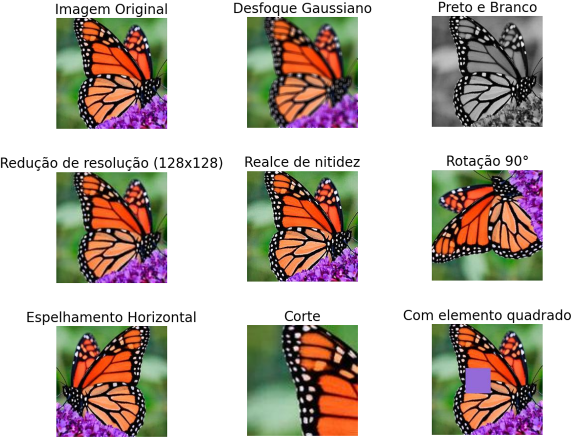
#> input picture borboleta_transformacoes.png, 1147 x 876 px, given as the content of the folder original_images, which was not available (shown at 1/2 size)
$ python variacoes_imagens.py
#> lines starting #> are read from the running program, lines starting #| are printed output that depends on the picture; pictures that were not available may be replaced by others from this repository, and a replacement may not be noted
import os
from PIL import Image, ImageFilter, ImageDraw
from matplotlib import pyplot as plt
import random
def adicionar_elemento_grafico(imagem_teste):

    draw = ImageDraw.Draw(imagem_teste)

    width, height = imagem_teste.size

    square_size = random.randint(10, 50)

    top_left_x = random.randint(0, width - square_size)
    top_left_y = random.randint(0, height - square_size)

    bottom_right_x = top_left_x + square_size
    bottom_right_y = top_left_y + square_size

    random_color = (random.randint(0, 255), random.randint(0, 255), random.randint(0, 255))

    draw.rectangle([top_left_x, top_left_y, bottom_right_x, bottom_right_y], fill=random_color)

    return imagem_teste

def gera_imagens_similares_experimento(image_folder_imagens_originais, image_folder_perceptual):

    # imagens para testar perceptual hashing de imagens com diferentes operações
#> called with image_folder_imagens_originais = 'original_images', image_folder_perceptual = 'images'
    lista_imagens = os.listdir(image_folder_imagens_originais)

    for imagem in lista_imagens:

        imagem_selecionada = imagem

        nome_img = imagem_selecionada.split(".")[0]
        extensao = imagem_selecionada.split(".")[1]

        imagem_teste = Image.open(os.path.join(image_folder_imagens_originais, imagem_selecionada))
#> imagem_teste is the input picture: PIL image 1147x876 RGB; mean R, G, B 192, 182, 173.9

        imagem_teste.save(os.path.join(image_folder_perceptual, nome_img + "_original." + extensao))

        # operacao blur

        imagem_blur = imagem_teste.filter(ImageFilter.GaussianBlur(radius=2))
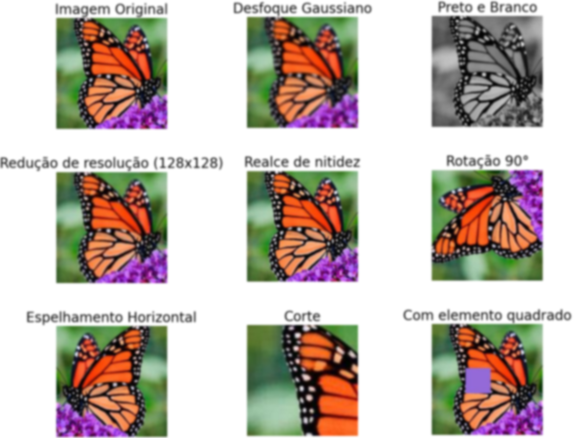
#> imagem_blur: PIL image 1147x876 RGB (shown at 1/2 size); mean R, G, B 192, 182, 173.9

        imagem_blur.save(os.path.join(image_folder_perceptual, nome_img + "_blur." + extensao))

        # operacao preto_branco

        imagem_preto_branco = imagem_teste.convert('L')
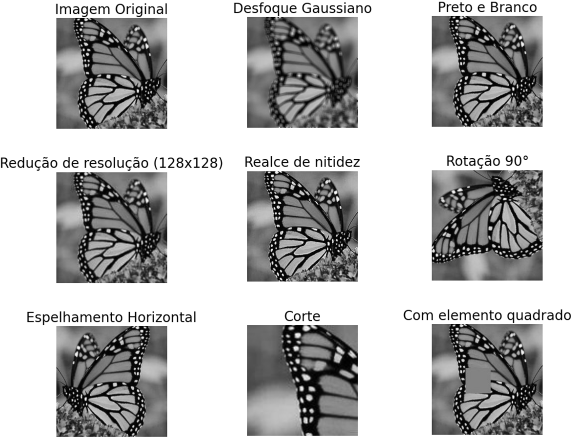
#> imagem_preto_branco: PIL image 1147x876 L (shown at 1/2 size); min 0, max 255, mean 184.1

        imagem_preto_branco.save(os.path.join(image_folder_perceptual, nome_img + "_preto_branco." + extensao))

        # operacao resize

        imagem_resize = imagem_teste.resize((128, 128))
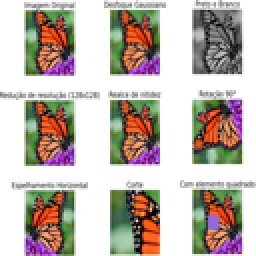
#> imagem_resize: PIL image 128x128 RGB (shown 2 times larger); mean R, G, B 191.6, 181.7, 173.7

        imagem_resize.save(os.path.join(image_folder_perceptual, nome_img + "_resize." + extensao))

        # operacao compressao

        imagem_compressao = imagem_teste.filter(ImageFilter.SHARPEN)

        imagem_compressao.save(os.path.join(image_folder_perceptual, nome_img + "_compressao." + extensao))

        # operacao rotacao

        imagem_rotacao = imagem_teste.rotate(90)
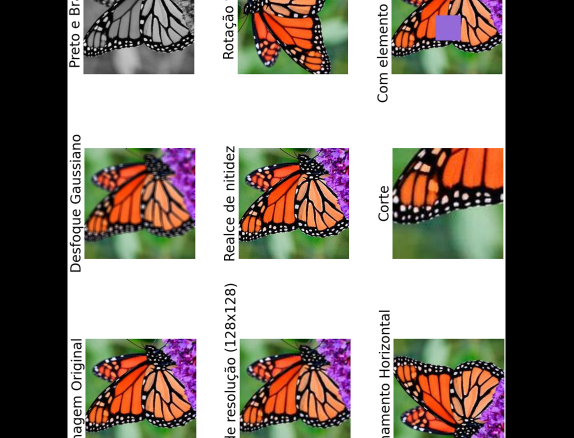
#> imagem_rotacao: PIL image 1147x876 RGB (shown at 1/2 size); mean R, G, B 141.8, 132.6, 124.8

        imagem_rotacao.save(os.path.join(image_folder_perceptual, nome_img + "_rotacao." + extensao))

        # operacao flip

        imagem_flip = imagem_teste.transpose(Image.FLIP_LEFT_RIGHT)
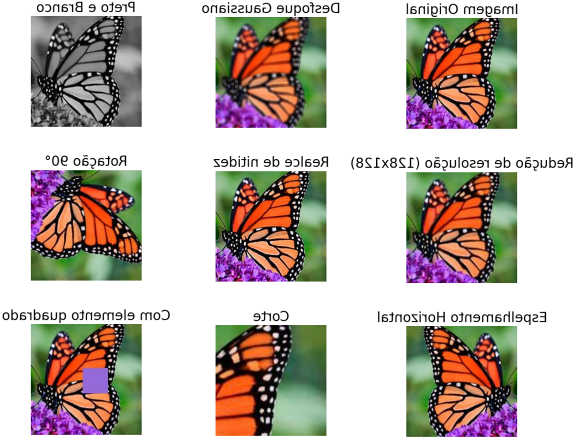
#> imagem_flip: PIL image 1147x876 RGB (shown at 1/2 size); mean R, G, B 192, 182, 173.9

        imagem_flip.save(os.path.join(image_folder_perceptual, nome_img + "_flip." + extensao))

        # operacao crop

        imagem_crop = imagem_teste.crop((0, 0, imagem_teste.size[0] // 2, imagem_teste.size[0] // 2))
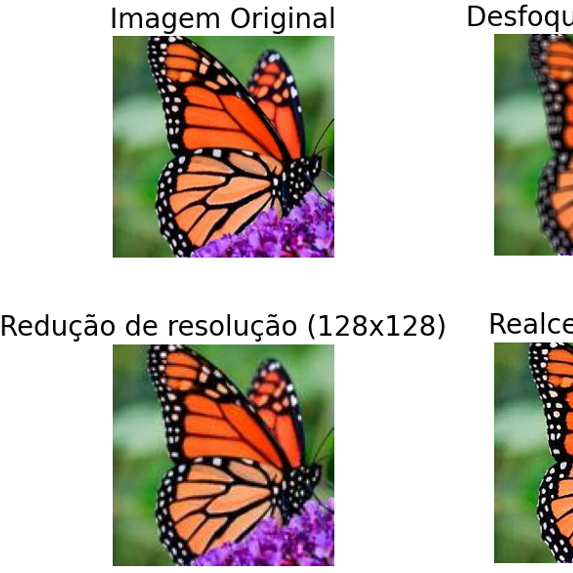
#> imagem_crop: PIL image 573x573 RGB; mean R, G, B 194.7, 187.7, 177.7

        imagem_crop.save(os.path.join(image_folder_perceptual, nome_img + "_crop." + extensao))

        imagem_com_quadrado = adicionar_elemento_grafico(imagem_teste.copy())

        imagem_com_quadrado.save(os.path.join(image_folder_perceptual, nome_img + "_with_square." + extensao))

# Colocar diretorios de imagens originais e onde quer que fiquem as imagens modificadas
gera_imagens_similares_experimento(
    r"original_images",
    r"images"
)

print("Imagens geradas com sucesso!")
